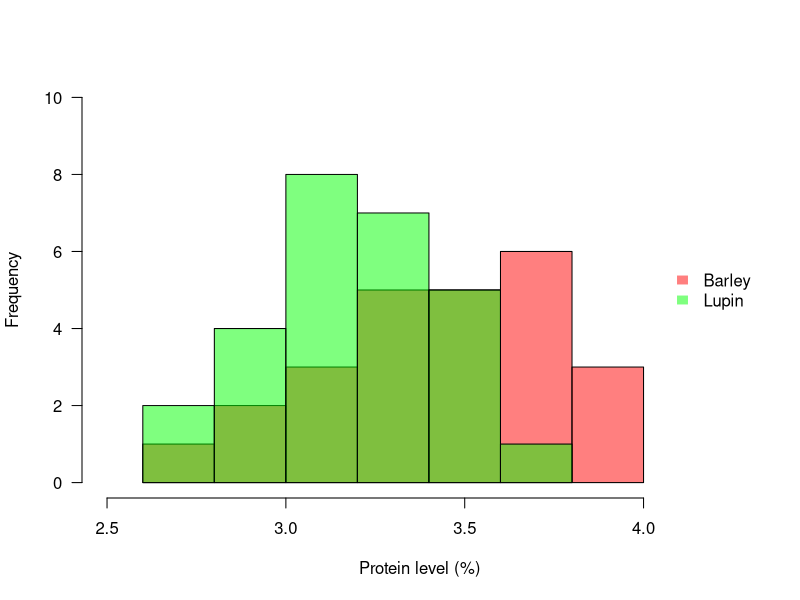
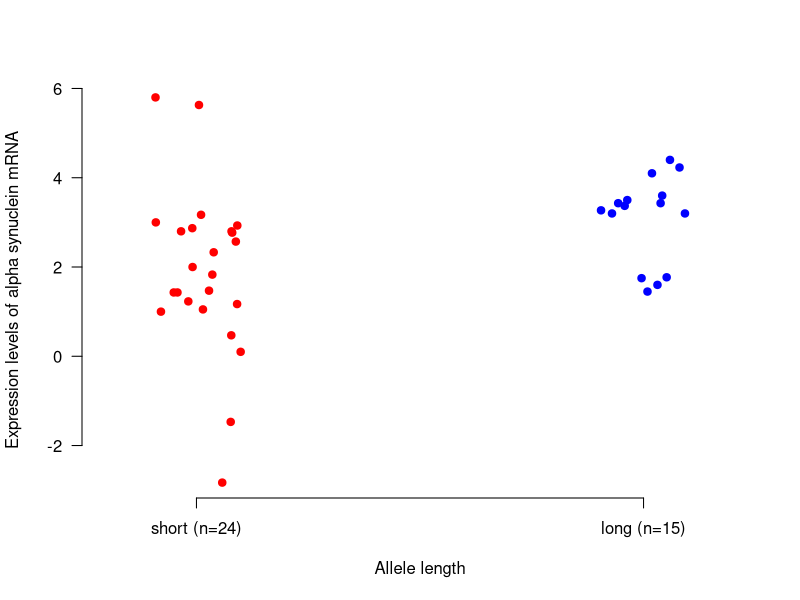

Source code (R) for these figures, in order:
rm(list=ls()) # clear all objects from R memory

# load relevant packages
library(nlme) # for loading data example 1 and 2
library(coin) # for loading data example 3 and to use the wilcox_test() function

# Example data 1: new dataset with only observations at 12 weeks after  
# calving from  cows fed with either lupins or barley.
d <- Milk[which(Milk$Time==12 & Milk$Diet %in% c("barley","lupins")),c("protein","Cow","Diet")]
d$Diet <- droplevels(d$Diet) # technicality: forget levels no longer present in the data.

# print a summary of the data
summary(d)

# mean, sd and n per Diet (rounded, 2 digits)
round(tapply(d$protein,d$Diet,mean),2)
round(tapply(d$protein,d$Diet,sd),2)
table(d$Diet)

# Save the observations for each Diet in two vectors
Prot.Barley <- d$protein[d$Diet=="barley"]
Prot.Lupins <- d$protein[d$Diet=="lupins"]

# trick to compute 95% of the population mean for each diet
t.test(Prot.Barley)
t.test(Prot.Lupins)

# sample mean difference
mean(Prot.Barley)-mean(Prot.Lupins) 

# t-test to compare the (population) mean in the two groups,
# with 95% confidence interval of the difference and corresponding p-value.
t.test(Prot.Barley,Prot.Lupins)

# Histogram of the observations per Diet
MyCols <- c(rgb(1,0,0,alpha=0.5),rgb(0,1,0,alpha=0.5)) # define two (transparent) colors
# Plot the first histogram (Diet=Barley)
hist(Prot.Barley,
     col=MyCols[1],
     xlim=c(2.5,4.25),
     ylim=c(0,10),
     main="",
     xlab="Protein level (%)",
     axes=FALSE)
# Add the second (Diet=Lupins)
hist(Prot.Lupins,col=MyCols[2],add=TRUE)
# Add a legend
legend("right",
       fill=MyCols,
       legend=c("Barley","Lupin"),
       bty="n",
       border="white")
# Add x-axis and y-axis
axis(1)
axis(2,las=2)

# NOT OFTEN RECOMMENDED: "classical" Student's test assuming equal standard deviation in both groups
t.test(Prot.Barley,Prot.Lupins,var.equal=TRUE)


# Example Data 2: new dataset with only observations of the difference
## in protein level of the milk at 1 and 12 weeks after calving from  cows fed with  barley.
d <- data.frame(Cow=Milk[which(Milk$Diet=="barley" & Milk$Time==1),"Cow"],
                Diff=Milk[which(Milk$Diet=="barley" & Milk$Time==1),"protein"]-Milk[which(Milk$Diet=="barley" & Milk$Time==12),"protein"])
# visualize the "head" of the dataset
head(d)

# One-sample t-test (p-value & 95% CI of the mean)
t.test(d$Diff)

# mean, sd and number of observations n
mean(d$Diff)
sd(d$Diff)
nrow(d)

# For academic purpose only: computation of 95% CI of the mean by hand (rounded, 2 digits) 
round(c(mean(d$Diff) - qt(0.975,df=nrow(d)-1)*sd(d$Diff)/sqrt(nrow(d)),
        mean(d$Diff) + qt(0.975,df=nrow(d)-1)*sd(d$Diff)/sqrt(nrow(d))),2)


# Sample size calculation when assuming sd in both groups equal to 1,
# a difference in mean equal to 0.5 and 80% power.
power.t.test(power = .80, delta = 0.5) # n=64


# With a sample size of n=40 (i.e. 20 per group), what
# is the smallest difference I can hope to show with 80% power if
# the the sd in both groups equals to 1?
power.t.test(n=20,sd=1,power=0.80) # delta=0.91

# What is the power to detect a mean difference of 2 with n=74 subjects,
# i.e. 37 per group,  assuming that the sd in both groups equal to 4?
power.t.test(sd=4,delta=2,n=37) # power=56%


# Example of 6 (unadjusted)p-values
punadj <- c(0.005,0.009,0.1,0.15,0.3,0.6)
p.adjust(punadj,method="bonferroni") # corresponding Bonferroni adjusted p-values
p.adjust(punadj,method="holm")       # corresponding Bonferroni-Holm adjusted p-values

# Example of computation of a Bonferroni adjusted (i.e. simultaneous)
# 95% confidence interval if K=6 coinfidence intervals and tests are computed.
K <- 6
SignLevel <- 0.05/K        # Adjusted significance level
ConfLevel <- 1 - SignLevel # adjusted confidence level
t.test(Prot.Barley,Prot.Lupins,conf.level = 0.95)  # non adjusted, with conf.level=0.95 (default)
t.test(Prot.Barley,Prot.Lupins,conf.level = ConfLevel) # adjusted

# To control the FDR for "exploratory" studies using the method of Benjamini-Hochberg (1995).
p.adjust(punadj,method="fdr")

# Example data 3: gene expression
data(alpha) # load  data from coin package
alpha <- alpha[alpha$alength!="intermediate",] # we do not keep observation with intermediate allele length
alpha$alength <- droplevels(alpha$alength)  # technicality: forget levels no longer present in the data.

# summary of the data
summary(alpha)

# stripchart to visually compare the data from the two groups
set.seed(123)
stripchart(alpha$elevel~alpha$alength,
           vertical=TRUE,method="jitter",
           pch=c(19,19),col=c("red","blue"),
           xlab="Allele length",ylab="Expression levels of alpha synuclein mRNA",
           axes=FALSE)
axis(1,at=1:2,c("short (n=24)","long (n=15)"))
axis(2,las=TRUE)

# Exact Wilcoxon Test to compare the distribution of the observations in the two groups.
wilcox_test(elevel~alength,data=alpha, distribution='exact')
